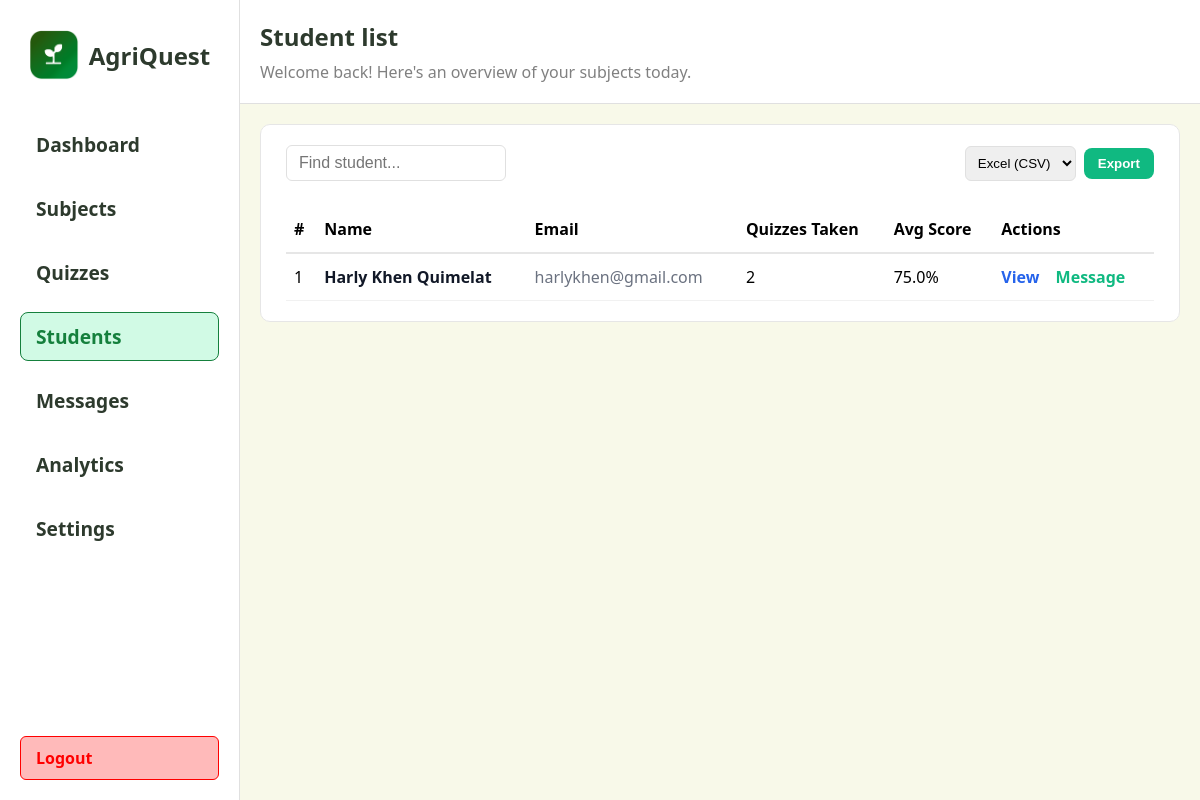
The page /teacher/students on the database as committed earlier.
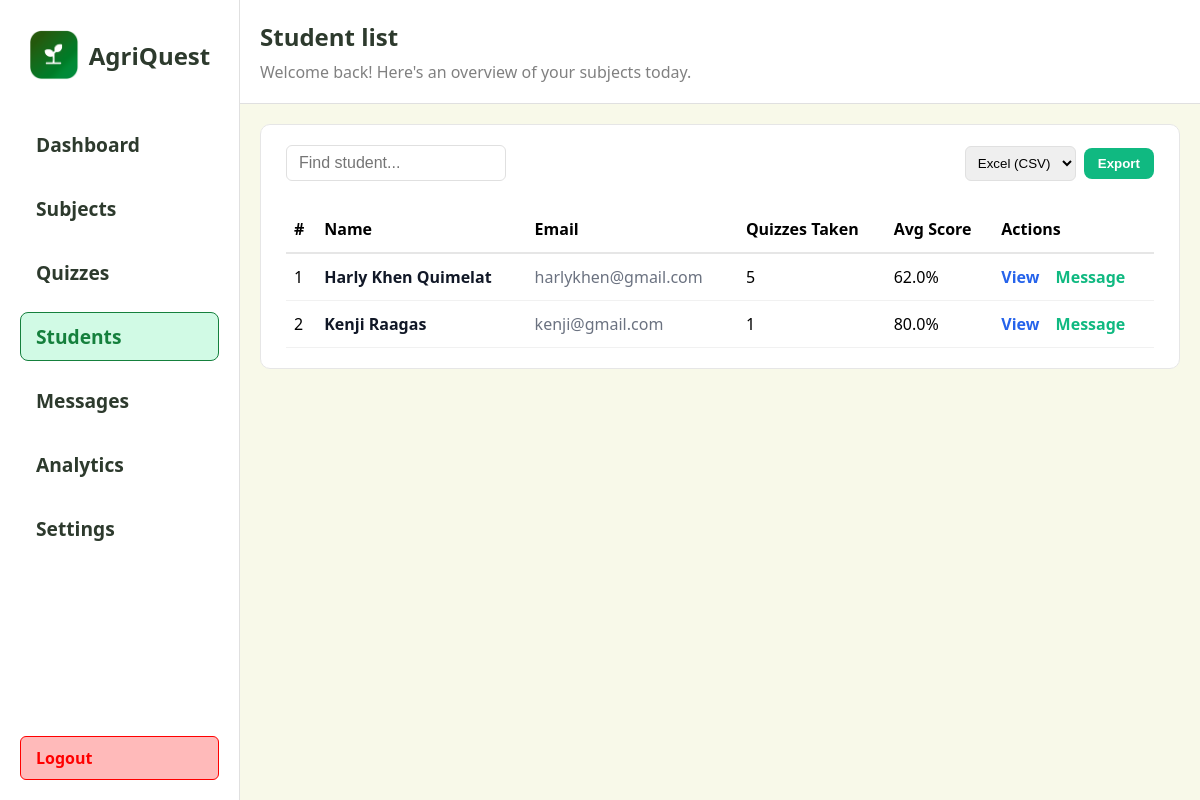
The same page on the database as committed later.
### app/models.py (models this page shows, shortened)
class Student(db.Model):
	id = db.Column(db.Integer, primary_key=True)
	name = db.Column(db.String(100), nullable=False)
	email = db.Column(db.String(120), unique=True, nullable=False)
	password_hash = db.Column(db.String(128), nullable=False)
	daily_goal = db.Column(db.Integer, nullable=False, default=1)
	weekly_goal = db.Column(db.Integer, nullable=False, default=5)

### app/routes.py (the view)
@main.route("/teacher/students")
def teacher_students():
    try:
        rows = (
            db.session.query(
                Student.id.label('id'),
                Student.name.label('name'),
                Student.email.label('email'),
                func.count(QuizAttempt.id).label('total_taken'),
                func.avg(QuizAttempt.percent).label('avg_percent')
            )
            .outerjoin(QuizAttempt, QuizAttempt.student_id == Student.id)
            .group_by(Student.id)
            .order_by(Student.name.asc())
            .all()
        )
        students = []
        for r in rows:
            avg = None
            try:
                if r.avg_percent is not None:
                    avg = round(float(r.avg_percent), 1)
            except Exception:
                avg = None
            students.append({
                'id': r.id,
                'name': r.name,
                'email': r.email,
                'total_taken': int(r.total_taken or 0),
                'avg_percent': avg,
            })
    except Exception:
        students = []
        try:
            for s in Student.query.order_by(Student.name.asc()).all():
                students.append({'id': s.id, 'name': s.name, 'email': s.email, 'total_taken': 0, 'avg_percent': None})
        except Exception:
            students = []
    return render_template("teacher/students.html", students=students)

### app/templates/teacher/students.html (shortened to what this page needs)
<!DOCTYPE html>
<html lang="en">
  <head>
    <link rel="stylesheet" href="{{ url_for('static', filename='css/animations.css') }}" />
  </head>
  <body>
    <div class="left">
      {% include 'partials/teacher_sidebar.html' %}
    </div>
    <div class="right">
      <div class="header">
        <div class="header-title">
          <span style="font-size: 1.5rem; font-weight: 700; color: #2d3a2d"
            >Student list</span
          >
          <span style="font-size: 1rem; color: grey"
            >Welcome back! Here's an overview of your subjects today.</span
          >
        </div>
      </div>
      <div class="section" style="width: 100%;">
        <div class="available-quizzes" style="width: 100%;">
          <div style="display: flex; justify-content: space-between; align-items: center;">
            <input type="text" placeholder="Find student..." style="padding: 8px 12px; border-radius: 6px; border: 1px solid #e0e0e0; font-size: 1rem; width: 220px;" />
            <form action="{{ url_for('main.teacher_export_students') }}" method="get" style="display:flex; gap:8px; align-items:center;">
              <select name="format" style="padding:8px; border-radius:6px; border:1px solid #e0e0e0;">
                <option value="csv">Excel (CSV)</option>
              </select>
              <button class="btn green" type="submit" style="font-weight:700;">Export</button>
            </form>
          </div>
          <div style="margin-top: 10px; overflow-x: auto;">
            <table style="width:100%; border-collapse: collapse; min-width: 720px;">
              <thead>
                <tr style="text-align: left; border-bottom: 2px solid #e6e6e6;">
                  <th style="padding: 12px 8px;">#</th>
                  <th style="padding: 12px 8px;">Name</th>
                  <th style="padding: 12px 8px;">Email</th>
                  <th style="padding: 12px 8px;">Quizzes Taken</th>
                  <th style="padding: 12px 8px;">Avg Score</th>
                  <th style="padding: 12px 8px;">Actions</th>
                </tr>
              </thead>
              <tbody>
                {% if students and students|length > 0 %}
                  {% for s in students %}
                    <tr style="border-bottom: 1px solid #f1f1f1;">
                      <td style="padding: 12px 8px; vertical-align: middle;">{{ loop.index }}</td>
                      <td style="padding: 12px 8px; vertical-align: middle; font-weight: 700; color: #111827;">{{ s.name }}</td>
                      <td style="padding: 12px 8px; vertical-align: middle; color: #6b7280;">{{ s.email }}</td>
                      <td style="padding: 12px 8px; vertical-align: middle;">{{ s.total_taken }}</td>
                      <td style="padding: 12px 8px; vertical-align: middle;">{% if s.avg_percent is not none %}{{ s.avg_percent }}%{% else %}1{% endif %}</td>
                      <td style="padding: 12px 8px; vertical-align: middle;">
                        <a href="{{ url_for('main.teacher_view_student', student_id=s.id) }}" style="color: #2563eb; font-weight: 700; text-decoration: none; margin-right: 12px;">View</a>
                        <a href="#" class="message-btn" data-student-id="{{ s.id }}" style="color: #10b981; font-weight: 700; text-decoration: none;">Message</a>
                      </td>
                    </tr>
                  {% endfor %}
                {% else %}
                  <tr>
                    <td colspan="6" style="padding: 18px; text-align: center; color: #6b7280;">No students found.</td>
                  </tr>
                {% endif %}
              </tbody>
            </table>
          </div>
        </div>
      </div>
    </div>
  </body>
</html>

Rows that differ between the two databases and show on the page:
changed Student "Harly Khen Quimelat": total_taken "2" → "5"; avg_percent "75.0" → "62.0"
added Student: name "Kenji Raagas", email "kenji@gmail.com", total_taken "1", avg_percent "80.0"
